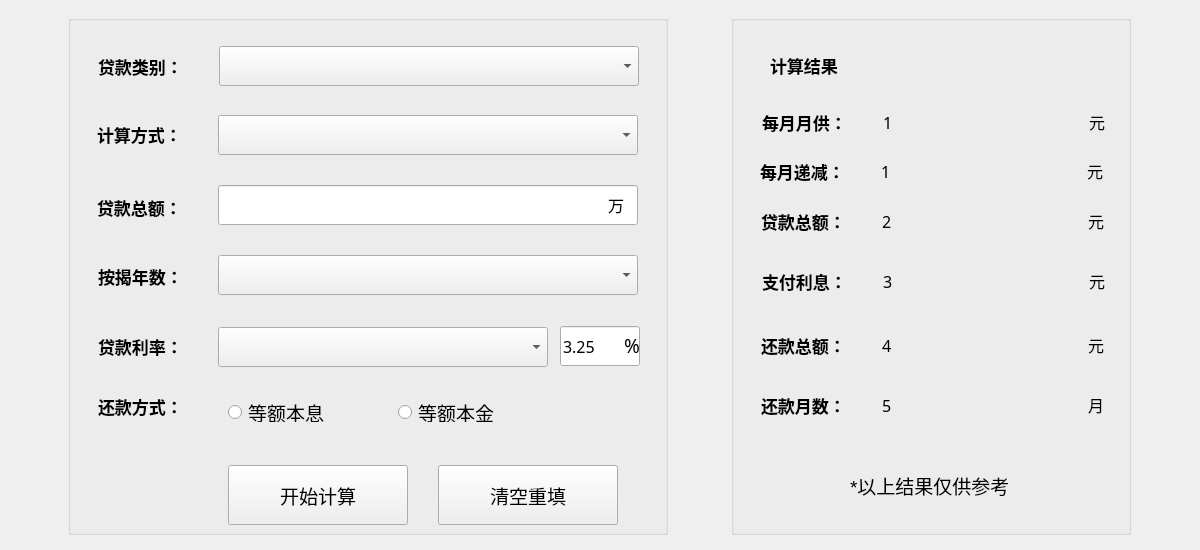
<?xml version="1.0" encoding="UTF-8"?>
<ui version="4.0">
 <class>Widget5</class>
 <widget class="QWidget" name="Widget5">
  <property name="geometry">
   <rect>
    <x>0</x>
    <y>0</y>
    <width>1200</width>
    <height>550</height>
   </rect>
  </property>
  <property name="minimumSize">
   <size>
    <width>1200</width>
    <height>550</height>
   </size>
  </property>
  <property name="maximumSize">
   <size>
    <width>1200</width>
    <height>550</height>
   </size>
  </property>
  <property name="windowTitle">
   <string>Form</string>
  </property>
  <layout class="QHBoxLayout" name="horizontalLayout">
   <item>
    <widget class="QGroupBox" name="groupBox">
     <property name="minimumSize">
      <size>
       <width>600</width>
       <height>520</height>
      </size>
     </property>
     <property name="maximumSize">
      <size>
       <width>600</width>
       <height>520</height>
      </size>
     </property>
     <property name="title">
      <string/>
     </property>
     <widget class="QLabel" name="label1">
      <property name="geometry">
       <rect>
        <x>30</x>
        <y>40</y>
        <width>115</width>
        <height>22</height>
       </rect>
      </property>
      <property name="minimumSize">
       <size>
        <width>115</width>
        <height>22</height>
       </size>
      </property>
      <property name="maximumSize">
       <size>
        <width>115</width>
        <height>22</height>
       </size>
      </property>
      <property name="font">
       <font>
        <family>黑体</family>
        <pointsize>13</pointsize>
        <weight>75</weight>
        <bold>true</bold>
       </font>
      </property>
      <property name="text">
       <string>贷款类别：</string>
      </property>
     </widget>
     <widget class="QLabel" name="label6">
      <property name="geometry">
       <rect>
        <x>30</x>
        <y>250</y>
        <width>115</width>
        <height>22</height>
       </rect>
      </property>
      <property name="minimumSize">
       <size>
        <width>115</width>
        <height>22</height>
       </size>
      </property>
      <property name="maximumSize">
       <size>
        <width>115</width>
        <height>22</height>
       </size>
      </property>
      <property name="font">
       <font>
        <family>黑体</family>
        <pointsize>13</pointsize>
        <weight>75</weight>
        <bold>true</bold>
       </font>
      </property>
      <property name="text">
       <string>按揭年数：</string>
      </property>
     </widget>
     <widget class="QComboBox" name="comboBox1">
      <property name="geometry">
       <rect>
        <x>151</x>
        <y>31</y>
        <width>420</width>
        <height>40</height>
       </rect>
      </property>
      <property name="minimumSize">
       <size>
        <width>420</width>
        <height>40</height>
       </size>
      </property>
      <property name="maximumSize">
       <size>
        <width>420</width>
        <height>40</height>
       </size>
      </property>
      <property name="font">
       <font>
        <family>微软雅黑 Light</family>
        <pointsize>12</pointsize>
       </font>
      </property>
     </widget>
     <widget class="QComboBox" name="comboBox3">
      <property name="geometry">
       <rect>
        <x>150</x>
        <y>240</y>
        <width>420</width>
        <height>40</height>
       </rect>
      </property>
      <property name="minimumSize">
       <size>
        <width>420</width>
        <height>40</height>
       </size>
      </property>
      <property name="maximumSize">
       <size>
        <width>420</width>
        <height>40</height>
       </size>
      </property>
      <property name="font">
       <font>
        <family>微软雅黑 Light</family>
        <pointsize>12</pointsize>
       </font>
      </property>
     </widget>
     <widget class="QLabel" name="label2">
      <property name="geometry">
       <rect>
        <x>29</x>
        <y>108</y>
        <width>115</width>
        <height>22</height>
       </rect>
      </property>
      <property name="minimumSize">
       <size>
        <width>115</width>
        <height>22</height>
       </size>
      </property>
      <property name="maximumSize">
       <size>
        <width>115</width>
        <height>22</height>
       </size>
      </property>
      <property name="font">
       <font>
        <family>黑体</family>
        <pointsize>13</pointsize>
        <weight>75</weight>
        <bold>true</bold>
       </font>
      </property>
      <property name="text">
       <string>计算方式：</string>
      </property>
     </widget>
     <widget class="QLabel" name="label7">
      <property name="geometry">
       <rect>
        <x>30</x>
        <y>320</y>
        <width>115</width>
        <height>22</height>
       </rect>
      </property>
      <property name="minimumSize">
       <size>
        <width>115</width>
        <height>22</height>
       </size>
      </property>
      <property name="maximumSize">
       <size>
        <width>115</width>
        <height>22</height>
       </size>
      </property>
      <property name="font">
       <font>
        <family>黑体</family>
        <pointsize>13</pointsize>
        <weight>75</weight>
        <bold>true</bold>
       </font>
      </property>
      <property name="text">
       <string>贷款利率：</string>
      </property>
     </widget>
     <widget class="QRadioButton" name="rbtn2">
      <property name="geometry">
       <rect>
        <x>330</x>
        <y>387</y>
        <width>115</width>
        <height>20</height>
       </rect>
      </property>
      <property name="minimumSize">
       <size>
        <width>115</width>
        <height>20</height>
       </size>
      </property>
      <property name="maximumSize">
       <size>
        <width>115</width>
        <height>20</height>
       </size>
      </property>
      <property name="font">
       <font>
        <family>新宋体</family>
        <pointsize>14</pointsize>
       </font>
      </property>
      <property name="text">
       <string>等额本金</string>
      </property>
     </widget>
     <widget class="QRadioButton" name="rbtn1">
      <property name="geometry">
       <rect>
        <x>160</x>
        <y>387</y>
        <width>115</width>
        <height>20</height>
       </rect>
      </property>
      <property name="minimumSize">
       <size>
        <width>115</width>
        <height>20</height>
       </size>
      </property>
      <property name="maximumSize">
       <size>
        <width>115</width>
        <height>20</height>
       </size>
      </property>
      <property name="font">
       <font>
        <family>新宋体</family>
        <pointsize>14</pointsize>
       </font>
      </property>
      <property name="text">
       <string>等额本息</string>
      </property>
     </widget>
     <widget class="QComboBox" name="comboBox2">
      <property name="geometry">
       <rect>
        <x>150</x>
        <y>100</y>
        <width>420</width>
        <height>40</height>
       </rect>
      </property>
      <property name="minimumSize">
       <size>
        <width>420</width>
        <height>40</height>
       </size>
      </property>
      <property name="maximumSize">
       <size>
        <width>420</width>
        <height>40</height>
       </size>
      </property>
      <property name="font">
       <font>
        <family>微软雅黑 Light</family>
        <pointsize>12</pointsize>
       </font>
      </property>
     </widget>
     <widget class="QLabel" name="label3">
      <property name="geometry">
       <rect>
        <x>29</x>
        <y>181</y>
        <width>115</width>
        <height>22</height>
       </rect>
      </property>
      <property name="minimumSize">
       <size>
        <width>115</width>
        <height>22</height>
       </size>
      </property>
      <property name="maximumSize">
       <size>
        <width>115</width>
        <height>22</height>
       </size>
      </property>
      <property name="font">
       <font>
        <family>黑体</family>
        <pointsize>13</pointsize>
        <weight>75</weight>
        <bold>true</bold>
       </font>
      </property>
      <property name="text">
       <string>贷款总额：</string>
      </property>
     </widget>
     <widget class="QLineEdit" name="lineEdit1">
      <property name="geometry">
       <rect>
        <x>150</x>
        <y>170</y>
        <width>420</width>
        <height>40</height>
       </rect>
      </property>
      <property name="minimumSize">
       <size>
        <width>420</width>
        <height>40</height>
       </size>
      </property>
      <property name="maximumSize">
       <size>
        <width>420</width>
        <height>40</height>
       </size>
      </property>
      <property name="font">
       <font>
        <family>微软雅黑 Light</family>
        <pointsize>12</pointsize>
       </font>
      </property>
     </widget>
     <widget class="QLabel" name="label9">
      <property name="geometry">
       <rect>
        <x>540</x>
        <y>170</y>
        <width>71</width>
        <height>40</height>
       </rect>
      </property>
      <property name="minimumSize">
       <size>
        <width>0</width>
        <height>40</height>
       </size>
      </property>
      <property name="maximumSize">
       <size>
        <width>16777215</width>
        <height>40</height>
       </size>
      </property>
      <property name="font">
       <font>
        <family>黑体</family>
        <pointsize>12</pointsize>
       </font>
      </property>
      <property name="text">
       <string>万</string>
      </property>
     </widget>
     <widget class="QPushButton" name="btn1">
      <property name="geometry">
       <rect>
        <x>160</x>
        <y>450</y>
        <width>180</width>
        <height>60</height>
       </rect>
      </property>
      <property name="minimumSize">
       <size>
        <width>180</width>
        <height>60</height>
       </size>
      </property>
      <property name="maximumSize">
       <size>
        <width>180</width>
        <height>60</height>
       </size>
      </property>
      <property name="font">
       <font>
        <family>黑体</family>
        <pointsize>14</pointsize>
       </font>
      </property>
      <property name="text">
       <string>开始计算</string>
      </property>
     </widget>
     <widget class="QLabel" name="label8">
      <property name="geometry">
       <rect>
        <x>30</x>
        <y>380</y>
        <width>115</width>
        <height>22</height>
       </rect>
      </property>
      <property name="minimumSize">
       <size>
        <width>115</width>
        <height>22</height>
       </size>
      </property>
      <property name="maximumSize">
       <size>
        <width>115</width>
        <height>22</height>
       </size>
      </property>
      <property name="font">
       <font>
        <family>黑体</family>
        <pointsize>13</pointsize>
        <weight>75</weight>
        <bold>true</bold>
       </font>
      </property>
      <property name="text">
       <string>还款方式：</string>
      </property>
     </widget>
     <widget class="QPushButton" name="btn2">
      <property name="geometry">
       <rect>
        <x>370</x>
        <y>450</y>
        <width>180</width>
        <height>60</height>
       </rect>
      </property>
      <property name="minimumSize">
       <size>
        <width>180</width>
        <height>60</height>
       </size>
      </property>
      <property name="maximumSize">
       <size>
        <width>180</width>
        <height>60</height>
       </size>
      </property>
      <property name="font">
       <font>
        <family>黑体</family>
        <pointsize>14</pointsize>
       </font>
      </property>
      <property name="text">
       <string>清空重填</string>
      </property>
     </widget>
     <widget class="QLineEdit" name="lineEdit3">
      <property name="geometry">
       <rect>
        <x>492</x>
        <y>311</y>
        <width>80</width>
        <height>40</height>
       </rect>
      </property>
      <property name="minimumSize">
       <size>
        <width>80</width>
        <height>40</height>
       </size>
      </property>
      <property name="maximumSize">
       <size>
        <width>80</width>
        <height>40</height>
       </size>
      </property>
      <property name="font">
       <font>
        <family>微软雅黑 Light</family>
        <pointsize>12</pointsize>
       </font>
      </property>
      <property name="text">
       <string>3.25</string>
      </property>
     </widget>
     <widget class="QComboBox" name="comboBox5">
      <property name="geometry">
       <rect>
        <x>150</x>
        <y>312</y>
        <width>330</width>
        <height>40</height>
       </rect>
      </property>
      <property name="minimumSize">
       <size>
        <width>330</width>
        <height>40</height>
       </size>
      </property>
      <property name="maximumSize">
       <size>
        <width>330</width>
        <height>40</height>
       </size>
      </property>
      <property name="font">
       <font>
        <family>微软雅黑 Light</family>
        <pointsize>12</pointsize>
       </font>
      </property>
     </widget>
     <widget class="QLabel" name="label11">
      <property name="geometry">
       <rect>
        <x>556</x>
        <y>310</y>
        <width>80</width>
        <height>40</height>
       </rect>
      </property>
      <property name="minimumSize">
       <size>
        <width>0</width>
        <height>40</height>
       </size>
      </property>
      <property name="maximumSize">
       <size>
        <width>16777215</width>
        <height>40</height>
       </size>
      </property>
      <property name="font">
       <font>
        <family>黑体</family>
        <pointsize>14</pointsize>
       </font>
      </property>
      <property name="text">
       <string>%</string>
      </property>
     </widget>
    </widget>
   </item>
   <item>
    <widget class="QGroupBox" name="groupBox_2">
     <property name="minimumSize">
      <size>
       <width>400</width>
       <height>520</height>
      </size>
     </property>
     <property name="maximumSize">
      <size>
       <width>400</width>
       <height>520</height>
      </size>
     </property>
     <property name="title">
      <string/>
     </property>
     <widget class="QLabel" name="label1_8">
      <property name="geometry">
       <rect>
        <x>30</x>
        <y>379</y>
        <width>115</width>
        <height>22</height>
       </rect>
      </property>
      <property name="minimumSize">
       <size>
        <width>115</width>
        <height>22</height>
       </size>
      </property>
      <property name="maximumSize">
       <size>
        <width>115</width>
        <height>22</height>
       </size>
      </property>
      <property name="font">
       <font>
        <family>黑体</family>
        <pointsize>13</pointsize>
        <weight>75</weight>
        <bold>true</bold>
       </font>
      </property>
      <property name="text">
       <string>还款月数：</string>
      </property>
     </widget>
     <widget class="QLabel" name="label_8">
      <property name="geometry">
       <rect>
        <x>152</x>
        <y>92</y>
        <width>200</width>
        <height>30</height>
       </rect>
      </property>
      <property name="minimumSize">
       <size>
        <width>200</width>
        <height>30</height>
       </size>
      </property>
      <property name="maximumSize">
       <size>
        <width>200</width>
        <height>30</height>
       </size>
      </property>
      <property name="font">
       <font>
        <family>微软雅黑 Light</family>
        <pointsize>12</pointsize>
       </font>
      </property>
      <property name="text">
       <string>1</string>
      </property>
     </widget>
     <widget class="QLabel" name="label_5">
      <property name="geometry">
       <rect>
        <x>357</x>
        <y>191</y>
        <width>20</width>
        <height>30</height>
       </rect>
      </property>
      <property name="minimumSize">
       <size>
        <width>20</width>
        <height>30</height>
       </size>
      </property>
      <property name="maximumSize">
       <size>
        <width>20</width>
        <height>30</height>
       </size>
      </property>
      <property name="font">
       <font>
        <family>楷体</family>
        <pointsize>12</pointsize>
       </font>
      </property>
      <property name="text">
       <string>元</string>
      </property>
     </widget>
     <widget class="QLabel" name="label_6">
      <property name="geometry">
       <rect>
        <x>357</x>
        <y>375</y>
        <width>20</width>
        <height>30</height>
       </rect>
      </property>
      <property name="minimumSize">
       <size>
        <width>20</width>
        <height>30</height>
       </size>
      </property>
      <property name="maximumSize">
       <size>
        <width>20</width>
        <height>30</height>
       </size>
      </property>
      <property name="font">
       <font>
        <family>楷体</family>
        <pointsize>12</pointsize>
       </font>
      </property>
      <property name="text">
       <string>月</string>
      </property>
     </widget>
     <widget class="QLabel" name="label_10">
      <property name="geometry">
       <rect>
        <x>151</x>
        <y>375</y>
        <width>200</width>
        <height>30</height>
       </rect>
      </property>
      <property name="minimumSize">
       <size>
        <width>200</width>
        <height>30</height>
       </size>
      </property>
      <property name="maximumSize">
       <size>
        <width>200</width>
        <height>30</height>
       </size>
      </property>
      <property name="font">
       <font>
        <family>微软雅黑 Light</family>
        <pointsize>12</pointsize>
       </font>
      </property>
      <property name="text">
       <string>5</string>
      </property>
     </widget>
     <widget class="QLabel" name="label_2">
      <property name="geometry">
       <rect>
        <x>119</x>
        <y>455</y>
        <width>200</width>
        <height>30</height>
       </rect>
      </property>
      <property name="minimumSize">
       <size>
        <width>200</width>
        <height>30</height>
       </size>
      </property>
      <property name="maximumSize">
       <size>
        <width>200</width>
        <height>30</height>
       </size>
      </property>
      <property name="font">
       <font>
        <family>Arial</family>
        <pointsize>14</pointsize>
       </font>
      </property>
      <property name="text">
       <string>*以上结果仅供参考</string>
      </property>
     </widget>
     <widget class="QLabel" name="label1_6">
      <property name="geometry">
       <rect>
        <x>31</x>
        <y>255</y>
        <width>115</width>
        <height>22</height>
       </rect>
      </property>
      <property name="minimumSize">
       <size>
        <width>115</width>
        <height>22</height>
       </size>
      </property>
      <property name="maximumSize">
       <size>
        <width>115</width>
        <height>22</height>
       </size>
      </property>
      <property name="font">
       <font>
        <family>黑体</family>
        <pointsize>13</pointsize>
        <weight>75</weight>
        <bold>true</bold>
       </font>
      </property>
      <property name="text">
       <string>支付利息：</string>
      </property>
     </widget>
     <widget class="QLabel" name="label_4">
      <property name="geometry">
       <rect>
        <x>358</x>
        <y>92</y>
        <width>20</width>
        <height>30</height>
       </rect>
      </property>
      <property name="minimumSize">
       <size>
        <width>20</width>
        <height>30</height>
       </size>
      </property>
      <property name="maximumSize">
       <size>
        <width>20</width>
        <height>30</height>
       </size>
      </property>
      <property name="font">
       <font>
        <family>楷体</family>
        <pointsize>12</pointsize>
       </font>
      </property>
      <property name="text">
       <string>元</string>
      </property>
     </widget>
     <widget class="QLabel" name="label_11">
      <property name="geometry">
       <rect>
        <x>358</x>
        <y>251</y>
        <width>20</width>
        <height>30</height>
       </rect>
      </property>
      <property name="minimumSize">
       <size>
        <width>20</width>
        <height>30</height>
       </size>
      </property>
      <property name="maximumSize">
       <size>
        <width>20</width>
        <height>30</height>
       </size>
      </property>
      <property name="font">
       <font>
        <family>楷体</family>
        <pointsize>12</pointsize>
       </font>
      </property>
      <property name="text">
       <string>元</string>
      </property>
     </widget>
     <widget class="QLabel" name="label1_5">
      <property name="geometry">
       <rect>
        <x>30</x>
        <y>195</y>
        <width>115</width>
        <height>22</height>
       </rect>
      </property>
      <property name="minimumSize">
       <size>
        <width>115</width>
        <height>22</height>
       </size>
      </property>
      <property name="maximumSize">
       <size>
        <width>115</width>
        <height>22</height>
       </size>
      </property>
      <property name="font">
       <font>
        <family>黑体</family>
        <pointsize>13</pointsize>
        <weight>75</weight>
        <bold>true</bold>
       </font>
      </property>
      <property name="text">
       <string>贷款总额：</string>
      </property>
     </widget>
     <widget class="QLabel" name="label_14">
      <property name="geometry">
       <rect>
        <x>357</x>
        <y>315</y>
        <width>20</width>
        <height>30</height>
       </rect>
      </property>
      <property name="minimumSize">
       <size>
        <width>20</width>
        <height>30</height>
       </size>
      </property>
      <property name="maximumSize">
       <size>
        <width>20</width>
        <height>30</height>
       </size>
      </property>
      <property name="font">
       <font>
        <family>楷体</family>
        <pointsize>12</pointsize>
       </font>
      </property>
      <property name="text">
       <string>元</string>
      </property>
     </widget>
     <widget class="QLabel" name="label_13">
      <property name="geometry">
       <rect>
        <x>151</x>
        <y>315</y>
        <width>200</width>
        <height>30</height>
       </rect>
      </property>
      <property name="minimumSize">
       <size>
        <width>200</width>
        <height>30</height>
       </size>
      </property>
      <property name="maximumSize">
       <size>
        <width>200</width>
        <height>30</height>
       </size>
      </property>
      <property name="font">
       <font>
        <family>微软雅黑 Light</family>
        <pointsize>12</pointsize>
       </font>
      </property>
      <property name="text">
       <string>4</string>
      </property>
     </widget>
     <widget class="QLabel" name="label1_7">
      <property name="geometry">
       <rect>
        <x>30</x>
        <y>319</y>
        <width>115</width>
        <height>22</height>
       </rect>
      </property>
      <property name="minimumSize">
       <size>
        <width>115</width>
        <height>22</height>
       </size>
      </property>
      <property name="maximumSize">
       <size>
        <width>115</width>
        <height>22</height>
       </size>
      </property>
      <property name="font">
       <font>
        <family>黑体</family>
        <pointsize>13</pointsize>
        <weight>75</weight>
        <bold>true</bold>
       </font>
      </property>
      <property name="text">
       <string>还款总额：</string>
      </property>
     </widget>
     <widget class="QLabel" name="label_9">
      <property name="geometry">
       <rect>
        <x>151</x>
        <y>191</y>
        <width>200</width>
        <height>30</height>
       </rect>
      </property>
      <property name="minimumSize">
       <size>
        <width>200</width>
        <height>30</height>
       </size>
      </property>
      <property name="maximumSize">
       <size>
        <width>200</width>
        <height>30</height>
       </size>
      </property>
      <property name="font">
       <font>
        <family>微软雅黑 Light</family>
        <pointsize>12</pointsize>
       </font>
      </property>
      <property name="text">
       <string>2</string>
      </property>
     </widget>
     <widget class="QLabel" name="label1_10">
      <property name="geometry">
       <rect>
        <x>31</x>
        <y>96</y>
        <width>115</width>
        <height>22</height>
       </rect>
      </property>
      <property name="minimumSize">
       <size>
        <width>115</width>
        <height>22</height>
       </size>
      </property>
      <property name="maximumSize">
       <size>
        <width>115</width>
        <height>22</height>
       </size>
      </property>
      <property name="font">
       <font>
        <family>黑体</family>
        <pointsize>13</pointsize>
        <weight>75</weight>
        <bold>true</bold>
       </font>
      </property>
      <property name="text">
       <string>每月月供：</string>
      </property>
     </widget>
     <widget class="QLabel" name="label_12">
      <property name="geometry">
       <rect>
        <x>152</x>
        <y>251</y>
        <width>200</width>
        <height>30</height>
       </rect>
      </property>
      <property name="minimumSize">
       <size>
        <width>200</width>
        <height>30</height>
       </size>
      </property>
      <property name="maximumSize">
       <size>
        <width>200</width>
        <height>30</height>
       </size>
      </property>
      <property name="font">
       <font>
        <family>微软雅黑 Light</family>
        <pointsize>12</pointsize>
       </font>
      </property>
      <property name="text">
       <string>3</string>
      </property>
     </widget>
     <widget class="QLabel" name="label1_4">
      <property name="geometry">
       <rect>
        <x>39</x>
        <y>39</y>
        <width>115</width>
        <height>22</height>
       </rect>
      </property>
      <property name="minimumSize">
       <size>
        <width>115</width>
        <height>22</height>
       </size>
      </property>
      <property name="maximumSize">
       <size>
        <width>115</width>
        <height>22</height>
       </size>
      </property>
      <property name="font">
       <font>
        <family>黑体</family>
        <pointsize>13</pointsize>
        <weight>75</weight>
        <bold>true</bold>
       </font>
      </property>
      <property name="text">
       <string>计算结果</string>
      </property>
     </widget>
     <widget class="QLabel" name="label_7">
      <property name="geometry">
       <rect>
        <x>356</x>
        <y>141</y>
        <width>20</width>
        <height>30</height>
       </rect>
      </property>
      <property name="minimumSize">
       <size>
        <width>20</width>
        <height>30</height>
       </size>
      </property>
      <property name="maximumSize">
       <size>
        <width>20</width>
        <height>30</height>
       </size>
      </property>
      <property name="font">
       <font>
        <family>楷体</family>
        <pointsize>12</pointsize>
       </font>
      </property>
      <property name="text">
       <string>元</string>
      </property>
     </widget>
     <widget class="QLabel" name="label1_11">
      <property name="geometry">
       <rect>
        <x>29</x>
        <y>145</y>
        <width>115</width>
        <height>22</height>
       </rect>
      </property>
      <property name="minimumSize">
       <size>
        <width>115</width>
        <height>22</height>
       </size>
      </property>
      <property name="maximumSize">
       <size>
        <width>115</width>
        <height>22</height>
       </size>
      </property>
      <property name="font">
       <font>
        <family>黑体</family>
        <pointsize>13</pointsize>
        <weight>75</weight>
        <bold>true</bold>
       </font>
      </property>
      <property name="text">
       <string>每月递减：</string>
      </property>
     </widget>
     <widget class="QLabel" name="label_15">
      <property name="geometry">
       <rect>
        <x>150</x>
        <y>141</y>
        <width>200</width>
        <height>30</height>
       </rect>
      </property>
      <property name="minimumSize">
       <size>
        <width>200</width>
        <height>30</height>
       </size>
      </property>
      <property name="maximumSize">
       <size>
        <width>200</width>
        <height>30</height>
       </size>
      </property>
      <property name="font">
       <font>
        <family>微软雅黑 Light</family>
        <pointsize>12</pointsize>
       </font>
      </property>
      <property name="text">
       <string>1</string>
      </property>
     </widget>
    </widget>
   </item>
  </layout>
 </widget>
 <resources/>
 <connections/>
</ui>
